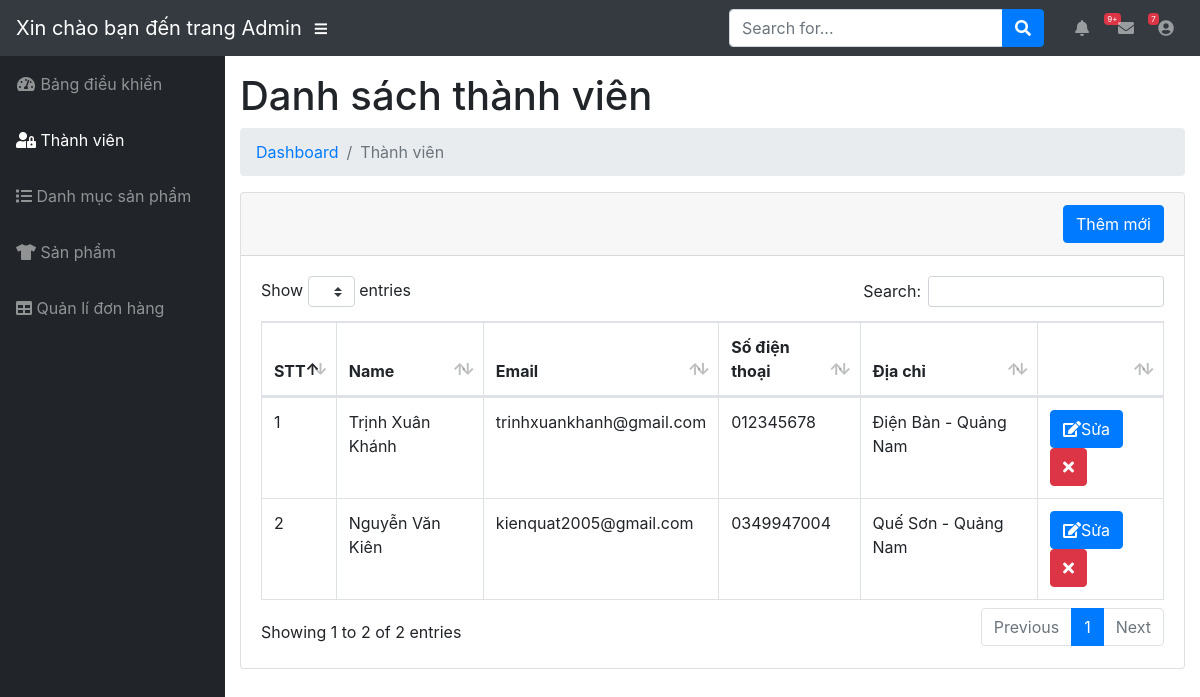
The page /doanchuyennganh/admin/modules/user/index.php (signed in) on the database its author committed.
### tables this page shows
CREATE TABLE `users` (
  `id` int(11) NOT NULL,
  `name` varchar(100) DEFAULT NULL,
  `email` varchar(100) DEFAULT NULL,
  `phone` char(15) DEFAULT NULL,
  `address` varchar(100) DEFAULT NULL,
  `password` varchar(50) DEFAULT NULL,
  `avatar` varchar(100) DEFAULT NULL,
  `status` tinyint(4) DEFAULT 1,
  `created_at` timestamp NULL DEFAULT NULL,
  `updated_at` timestamp NULL DEFAULT NULL ON UPDATE current_timestamp()
);

### doanchuyennganh/lib/database.php (called while the page is built, shortened)
<?php
class Database
{
    public $link;
    public function __construct()
    {
        $this->link = mysqli_connect("localhost:3306", "root", "", "cuoiky") or die();
        mysqli_set_charset($this->link, "utf8");
    }
    public function fetchsql($sql)
    {
        $result = mysqli_query($this->link, $sql) or die("Lỗi  truy vấn sql " . mysqli_error($this->link));
        $data = [];
        if ($result) {
            while ($num = mysqli_fetch_assoc($result)) {
                $data[] = $num;
            }
        }
        return $data;
    }
}

### doanchuyennganh/admin/autoload/autoload.php (called while the page is built, shortened)
<?php
require_once __DIR__ . "/../../lib/database.php";
$db = new Database;

### doanchuyennganh/admin/modules/user/index.php (the view, shortened to what this page needs)
<?php
    require_once __DIR__. "/../../autoload/autoload.php";
    $sql = "SELECT users.* FROM users ORDER BY ID DESC";
     $user = $db -> fetchsql($sql);
?>
<?php require_once __DIR__. "/../../layouts/header.php" ?>
    <div id="content-wrapper">
      <div class="container-fluid">
          <h1 class="page-header">Danh sách thành viên</h1>
        <ol class="breadcrumb">
          <li class="breadcrumb-item">
            <a href="index.html">Dashboard</a>
          </li>
          <li class="breadcrumb-item active">Thành viên</li>
        </ol>
        <div class="row">
         <div class="col-md-12">
            <div class="card mb-3">
          <div class="card-header">
            <a href="add.php">
                <button class="btn btn-primary float-right">Thêm mới</button>
            </a>
         </div>
          <div class="card-body">
            <div class="table-responsive">
              <table class="table table-bordered" id="dataTable" width="100%" cellspacing="0">
                <thead>
                  <tr>
                    <th>STT</th>
                    <th>Name</th>
                    <th>Email</th>
                    <th>Số điện thoại</th>
                    <th>Địa chỉ</th>
                    <th></th>
                  </tr>
                </thead>
                <tbody>
                 <?php $stt = 1; foreach ($user as $item): ?>
                      <tr>
                        <td><?php echo $stt ?></td>
                        <td><?php echo $item['name'] ?></td>
                        <td><?php echo $item['email'] ?></td>
                        <td><?php echo $item['phone'] ?></td>
                        <td><?php echo $item['address'] ?></td>
                        <td>
                          <a class="btn btn-xs btn-primary" href="edit.php?id=<?php echo $item['id'] ?>"><i class="fa fa-edit"></i>Sửa</a>
                          <a class="btn btn-xs btn-danger" href="delete.php?id=<?php echo $item['id'] ?>"><i class="fa fa-times"></i></a>
                        </td>
                      </tr>
                 <?php $stt++ ;  endforeach  ?>
                </tbody>
              </table>
            </div>
          </div>
        </div>
        </div>
       </div>
        </div>
     <?php require_once __DIR__. "/../../layouts/footer.php" ?>

### rows shown on the page
users: name "Trịnh Xuân Khánh", email "trinhxuankhanh@gmail.com", phone "012345678", address "Điện Bàn - Quảng Nam"
users: name "Nguyễn Văn Kiên", email "kienquat2005@gmail.com", phone "0349947004", address "Quế Sơn - Quảng Nam"
